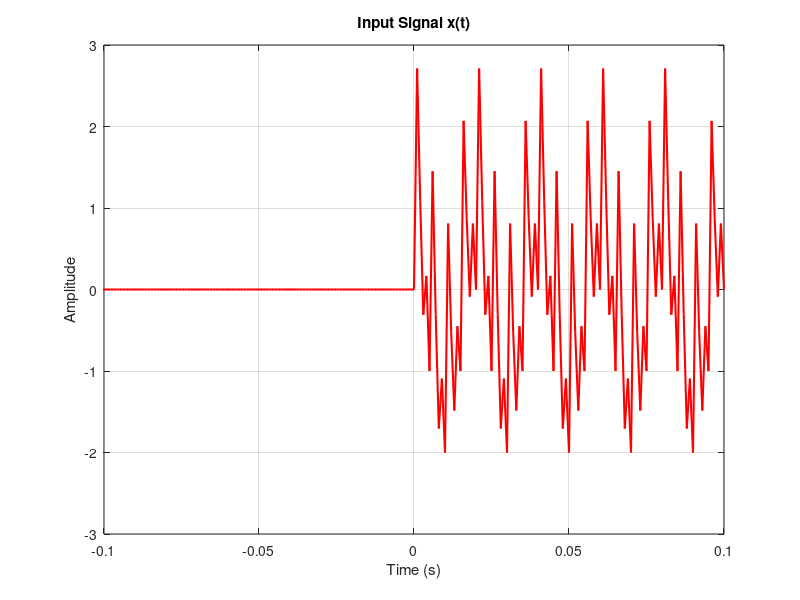
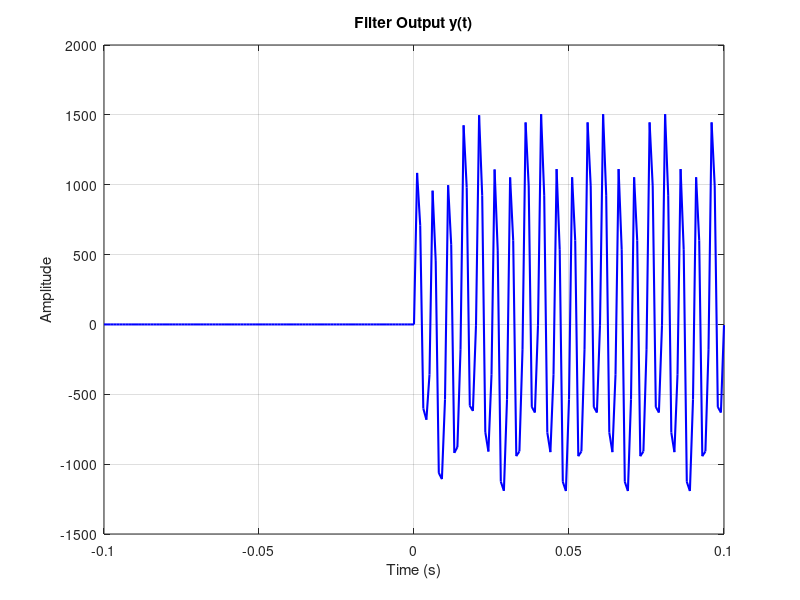
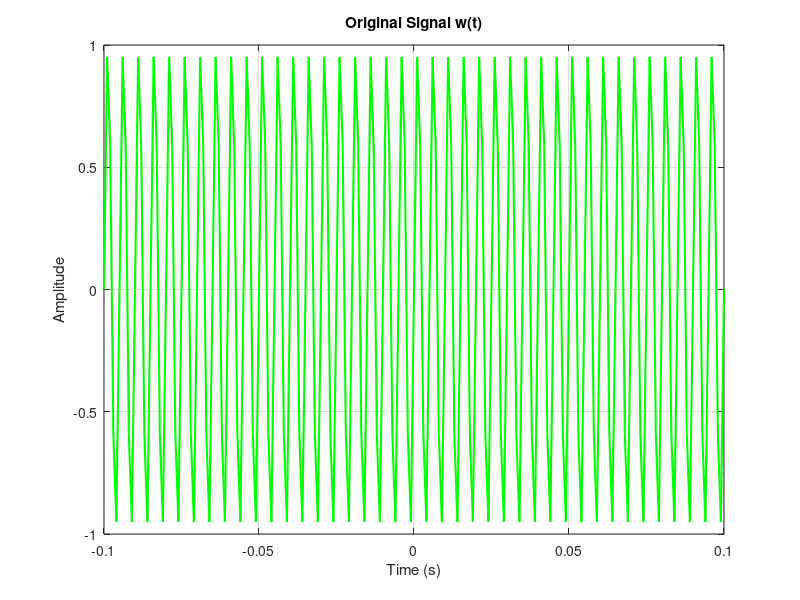

Source code (MATLAB) for these figures, in order:
clc
close all
clear all

% input time domain
t = -0.1:0.001:0.1;

% input the graphs
w_t = sin(400*pi*t);
h_t = 400 * exp(-200*t) .* cos(400*pi*t) .* (t >= 0);
x_t = (cos(100*pi*t) + sin(400*pi*t) - cos(800*pi*t)) .* (t >= 0);
y_t = conv(x_t, h_t, 'same');

% x(t)
figure;
plot(t, x_t, 'r', 'LineWidth', 1.5);
xlabel('Time (s)');
ylabel('Amplitude');
title('Input Signal x(t)');
grid on;

% y(t)
figure;
plot(t, y_t, 'b', 'LineWidth', 1.5);
xlabel('Time (s)');
ylabel('Amplitude');
title('Filter Output y(t)');
grid on;

% w(t)
figure;
plot(t, w_t, 'g', 'LineWidth', 1.5);
xlabel('Time (s)');
ylabel('Amplitude');
title('Original Signal w(t)');
grid on;
